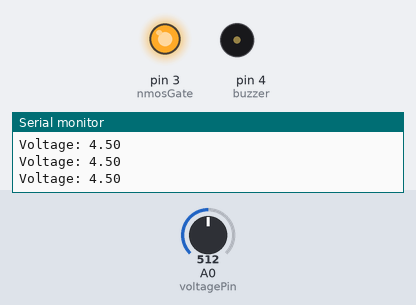
This sketch was run on a simulated Arduino Uno, built with avr-gcc and run on an emulated ATmega328P. Parts: output pins drawn as LEDs (lit = HIGH), buzzer (waves = sounding, pin HIGH), the last lines printed to the serial monitor. The test bench sets the inputs (shaded band); at power-on: A0 (voltagePin) = 512.

Above: at 1.2 s.
1.3 s: A0 (voltagePin) set to 669
2.8 s: A0 (voltagePin) set to 701
At 3.3 s:
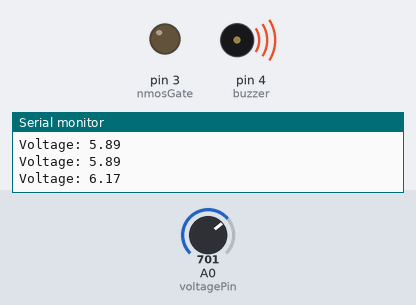
4.3 s: A0 (voltagePin) set to 511
At 7.0 s:
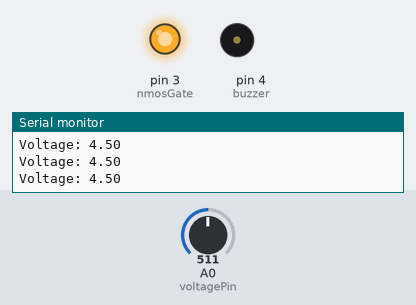
7.3 s: A0 (voltagePin) set to 716
At 11.6 s:
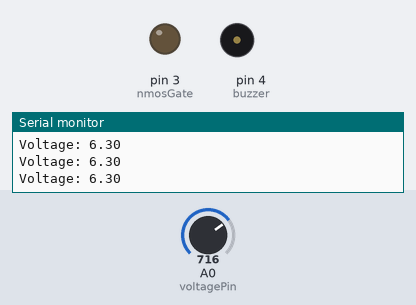
Timing chart, 0 to 11.9 s (numbered marks = the images above; inputs shaded):
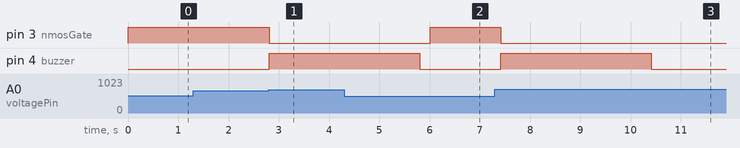

Measured:
- the behaviour switches between 682 and 683 on A0 (voltagePin) (found by bisection; images 0 and 1)
- after the input at 2.8 s, pin 3 (nmosGate): HIGH → LOW at once; pin 4 (buzzer): LOW → HIGH at once
- after the input at 4.3 s, pin 3 (nmosGate): LOW → HIGH after 1.7 s
- after the input at 7.3 s, pin 3 (nmosGate): HIGH → LOW after 0.11 s; pin 4 (buzzer): LOW → HIGH after 0.11 s, → LOW 3.0 s later

The sketch:

CODE.ino
```cpp
const int voltagePin = A0;
const int nmosGate = 3;
const int buzzer = 4;

float threshold = 6.0;
float voltage = 0;
bool wasOn = true;

void setup() {
  pinMode(nmosGate, OUTPUT);
  pinMode(buzzer, OUTPUT);
  digitalWrite(nmosGate, LOW);
  digitalWrite(buzzer, LOW);
  Serial.begin(9600);
}

void loop() {
  int sensorValue = analogRead(voltagePin);
  voltage = (sensorValue * 5.0) / 1023.0;
  voltage = voltage * (9.0 / 5.0);

  Serial.print("Voltage: ");
  Serial.println(voltage);

  if (voltage > threshold) {
    digitalWrite(nmosGate, LOW);

    if (wasOn) {
      digitalWrite(buzzer, HIGH);
      delay(3000);
      digitalWrite(buzzer, LOW);
      wasOn = false;
    }

  } else {
    digitalWrite(nmosGate, HIGH);
    digitalWrite(buzzer, LOW);
    wasOn = true;
  }

  delay(200);
}
```
